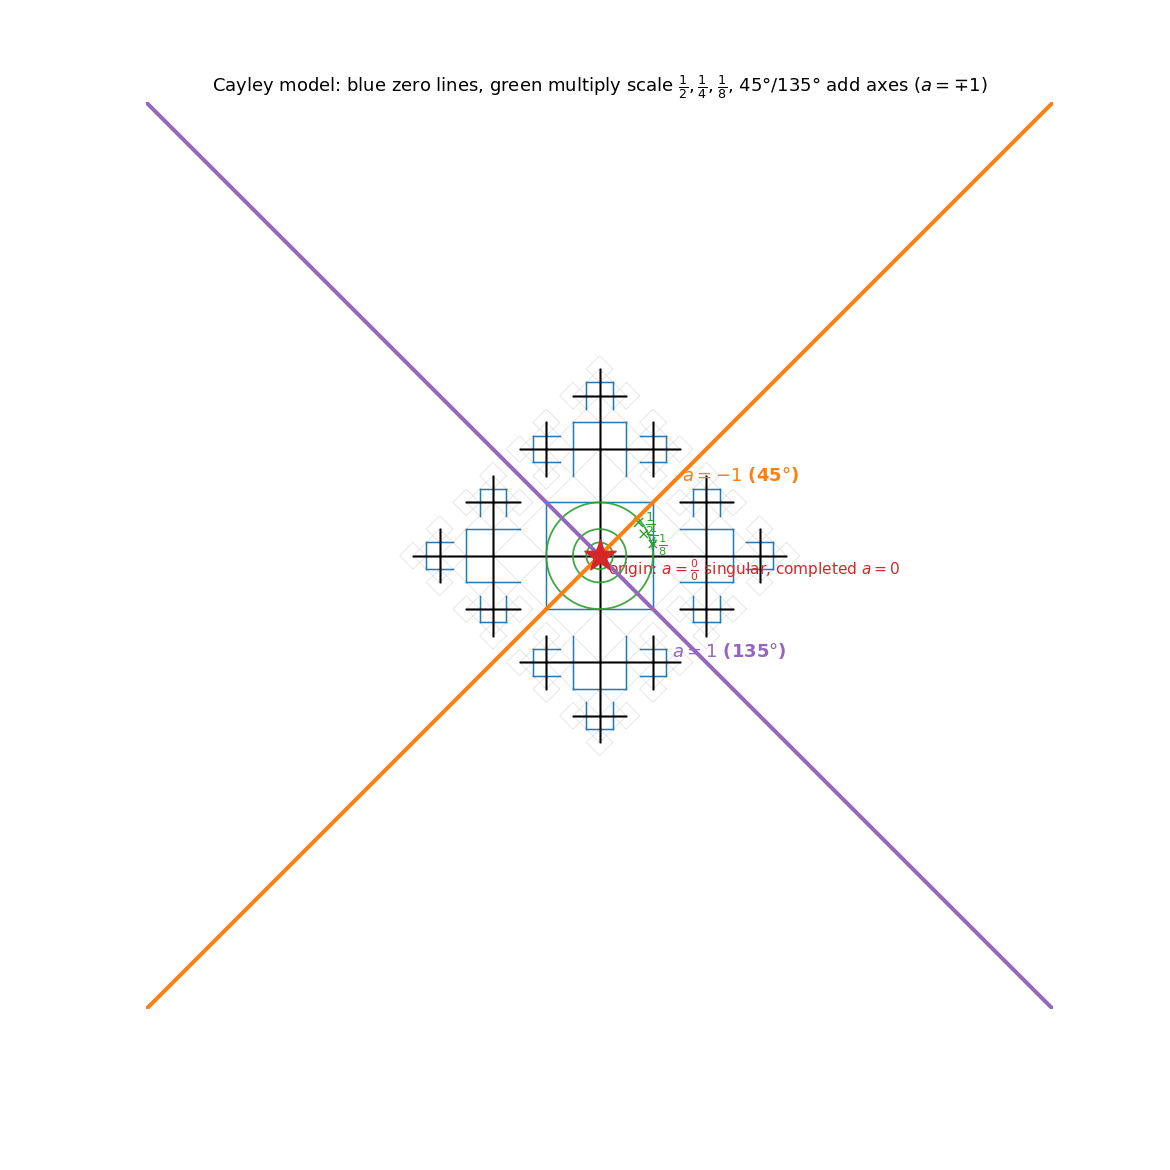

The script that saved this image:
#!/usr/bin/env python3
"""
036 — Add-multiply decomposition of a on the Cayley model (conjecture).

Verified facts:  a = -x/y  is singular at the origin (0/0);  on the 45-deg
diagonal (y=x) a=-1, on the 135-deg diagonal (y=-x) a=1; the a=0 line is x=0.

Proposed reading (the user's conjecture):
  * BLUE lines (dual {4,inf} perpendicular bisectors) = ZERO lines (the a=0
    orbit) — the "add zero";
  * ORIGIN = singular point of a, COMPLETED by the value 0 — the "multiply zero";
  * GREEN circles inside the fundamental domain (innermost blue square,
    half-side 4) at radii 4·(1/2,1/4,1/8,...) = MULTIPLY scale 1/2,1/4,1/8,...,
    halving toward the origin (rho -> 0);
  * the 45-deg (a=-1) and 135-deg (a=1) diagonals = ADD axes, separated by two
    add steps a=-1 --(+1)--> a=0 --(+1)--> a=1.

So the polar decomposition (rho, theta) = (multiply, add): "add" moves between
the level lines (rays, angle theta); "multiply" moves between the gradient
lines (circles, radius rho).  They are orthogonal and harmonize with the zero
lines and the level lines.

STATUS: the a-values (singularity, -1/+1, scales) are exact (computed); the
add-multiply READING is a STRUCTURAL PROPOSAL.
"""

import numpy as np
import matplotlib
matplotlib.use("Agg")
import matplotlib.pyplot as plt
from math import sin, cos, radians, pi

NUMSTEPS = 4


def build_cayley(numsteps):
    squares = {}
    edges = []

    def branch(cx, cy, angle, step, squares, edges, parent):
        step -= 1
        if step < 0:
            return
        R = 2.0 ** step
        key = (round(cx, 9), round(cy, 9), round(R, 9))
        if key not in squares:
            squares[key] = (cx, cy, R)
        if parent is not None:
            edges.append((parent, (cx, cy)))
        a = radians(angle)
        nx = cx + R * (-sin(a))
        ny = cy + R * (cos(a))
        for da in (-90, 0, 90):
            branch(nx, ny, angle + da, step, squares, edges, (cx, cy))

    for angle in (0, 90, 180, -90):
        branch(0.0, 0.0, angle, numsteps, squares, edges, None)
    return squares, edges


def main():
    squares, edges = build_cayley(NUMSTEPS)

    fig, ax = plt.subplots(figsize=(9.0, 9.0))

    # square border (light)
    for (cx, cy, R) in squares.values():
        pts = np.array([(cx + R, cy), (cx, cy + R), (cx - R, cy), (cx, cy - R)])
        ax.plot(np.append(pts[:, 0], pts[0, 0]), np.append(pts[:, 1], pts[0, 1]),
                color="0.88", lw=0.4)

    # BLUE zero lines (dual {4,inf} = perpendicular bisectors)
    for (p, q) in edges:
        mx, my = (p[0] + q[0]) / 2.0, (p[1] + q[1]) / 2.0
        dx, dy = q[0] - p[0], q[1] - p[1]
        L = np.hypot(dx, dy)
        px, py = -dy / L, dx / L
        ax.plot([mx - px * L / 2, mx + px * L / 2],
                [my - py * L / 2, my + py * L / 2],
                color="tab:blue", lw=0.7, alpha=0.7, zorder=2)

    # primal tree (black)
    for (p, q) in edges:
        ax.plot([p[0], q[0]], [p[1], q[1]], color="k", lw=0.8, zorder=3)

    # GREEN multiply-scale circles (radii 4,2,1,0.5,0.25,... inside the domain)
    th = np.linspace(0, 2 * pi, 500)
    for R in [4.0, 2.0, 1.0, 0.5, 0.25, 0.125]:
        ax.plot(R * np.cos(th), R * np.sin(th), color="tab:green", lw=1.0,
                alpha=0.9, zorder=4)

    # diagonals: 45 deg (a=-1) orange, 135 deg (a=1) magenta
    t = np.linspace(-34, 34, 2)
    ax.plot(t, t, color="tab:orange", lw=2.2, zorder=5)          # y=x (45 deg)
    ax.plot(t, -t, color="tab:purple", lw=2.2, zorder=5)         # y=-x (135 deg)

    # origin = singularity (completed with a=0)
    ax.scatter([0], [0], marker="*", s=320, color="tab:red", zorder=7)

    # annotations
    ax.text(6.2, 5.6, r"$a=-1$ (45°)", color="tab:orange", fontsize=10, fontweight="bold")
    ax.text(5.4, -7.6, r"$a=1$ (135°)", color="tab:purple", fontsize=10, fontweight="bold")
    ax.text(0.6, -1.4, r"origin: $a=\frac{0}{0}$ singular, completed $a=0$",
            color="tab:red", fontsize=8.5)
    ax.text(2.3, 2.0, r"$\times\frac{1}{2}$", color="tab:green", fontsize=10,
            fontweight="bold")
    ax.text(2.7, 1.2, r"$\times\frac{1}{4}$", color="tab:green", fontsize=9)
    ax.text(3.4, 0.5, r"$\times\frac{1}{8}$", color="tab:green", fontsize=9)

    ax.set_aspect("equal"); ax.set_xticks([]); ax.set_yticks([])
    for sp in ax.spines.values():
        sp.set_visible(False)
    ax.set_xlim(-34, 34); ax.set_ylim(-34, 34)
    ax.set_title(r"Cayley model: blue zero lines, green multiply scale "
                 r"$\frac{1}{2},\frac{1}{4},\frac{1}{8}$, 45°/135° add axes ($a=\mp1$)",
                 fontsize=10)
    fig.subplots_adjust(top=0.94)
    out = "/Users/mingli/AEG/aeg-paper/notes/general/036-add-multiply-cayley.png"
    fig.savefig(out, dpi=130)
    print("saved:", out)


if __name__ == "__main__":
    main()
